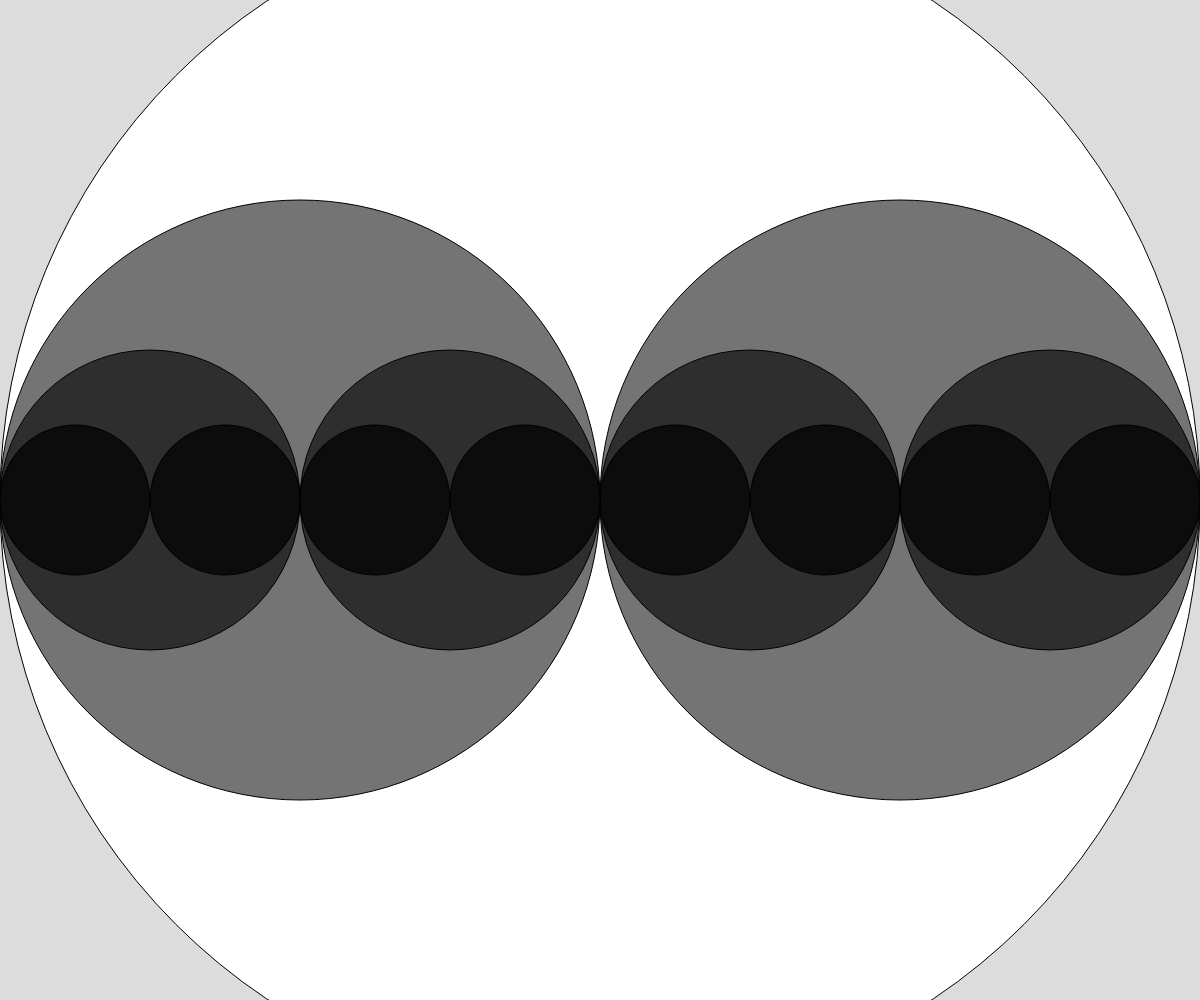
Frame 1 (no input)
Frame 60 (no input): identical to frame 1, image omitted
Frame 120 (the mouse pressed at the canvas centre since frame 60): identical to frame 1, image omitted

The p5.js sketch that drew this single still picture (run headless with seeded random() and noise() and a simulated clock; from frame 60 on, the mouse is pressed at the canvas centre):

// p5.js sketch
// ── sketch.js
// Recursive circles demo

function setup() {
  createCanvas(windowWidth, windowHeight);
}

function draw() {
  background(220);
  drawCircle(width/2, width/2);
}

function drawCircle(x, radius) {
  let fillColor = map(radius, width/2, 50, 255, 0);
  fill(fillColor);
  circle(x, height/2, radius * 2);
  //exit clause
  if (radius > 100) {
    drawCircle(x + radius/2, radius / 2);
    drawCircle(x - radius/2, radius / 2);
  }
}
